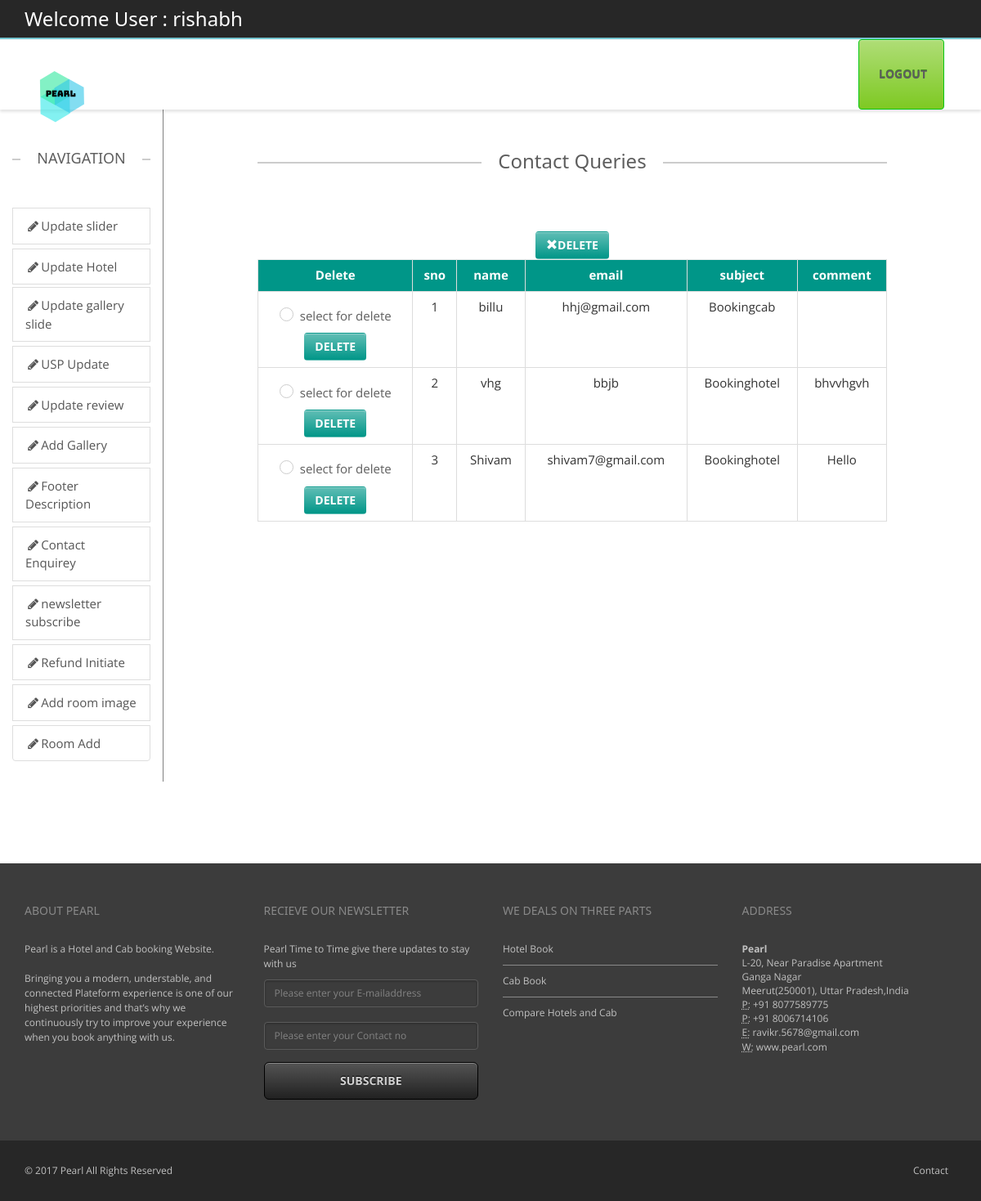
/backend/tables.php (signed in), run on the app's committed database.
### tables this page shows
CREATE TABLE `contactenquirey` (
  `sno` int(11) NOT NULL,
  `name` varchar(200) DEFAULT NULL,
  `email` varchar(200) DEFAULT NULL,
  `subject` varchar(100) DEFAULT NULL,
  `comment` varchar(600) DEFAULT NULL
);

### backend/tables.php (the view, shortened to what this page needs)
<?php
include("headeradmin.php");
include("navigation.php");?>
        <div class="col-sm-1 ">
        </div>
		<div class="col-sm-8">
        <div class="containe-fluid text-center" >
             <h3 class="lined-heading mt50">
            <span>
            Contact Queries
            </span>
        </h3>
        <?php   $con=mysqli_connect("localhost","id5740196_root","1234567890","id5740196_realhotel") or die("could not connect");
$res=mysqli_query($con,"Select * from contactenquirey") or die(mysqli_error($con));
if(mysqli_affected_rows($con)>0)
{
$colname=mysqli_fetch_fields($res);
echo"<form action='deletequery.php' method='post'>";?>
<?php echo"<br><button type='submit' class='btn w3-teal' >";
echo"<span class='glyphicon glyphicon-remove'>";
echo"</span>";
echo"Delete"."</button>";
echo"<div  style='overflow-x:auto;'><table border='1' class='table table-bordered table-hover' style='width:100%'>";
echo"<th class='w3-teal text-center'>Delete</th><th class='w3-teal text-center'>".$colname[0]->name."</th><th class='w3-teal text-center'>".$colname[1]->name."</th><th class='w3-teal text-center'>".$colname[2]->name."</th><th class='w3-teal text-center'>".$colname[3]->name."</th><th class='w3-teal text-center'>".$colname[4]->name."</th>";
while($row=mysqli_fetch_array($res))
{?>
<tr><td><div class="checkbox checkbox-info checkbox-circle">
<?php
echo"<input type='checkbox' name='ids[]' id='$row[0]' value='$row[0]' />"."<label for='$row[0]'>"."select for delete"."</label>"."</div>"."<a href='deletequery.php?id=$row[0]' class='btn w3-teal'>"."delete"."</a>"."</td><td>".$row[0]."</td><td>".$row[1]."</td><td>".$row[2]."</td><td>".$row[3]."</td><td>".$row[4]."</td></tr>";
}
 echo"</table></div>";
 echo"</form>";
}
?>
		</div>
		</div>
        <div class="col-sm-1">
        </div>
	</div>
</div>
<?php include("footer.php");?>

### backend/css/theme.css (style rules this page uses)
body { overflow-x: hidden; }
html, html a { -webkit-font-smoothing: antialiased !important; }
h1, h2, h3, h4, h5, h6, .h1, .h2, .h3, .h4, .h5, .h6 { font-family: "Open Sans", "Helvetica Neue", Helvetica, Arial, sans-serif; font-weight: 600; line-height: 1.1; color: #5e5e5e; }
h3, .h3 { font-size: 18px; }
.lined-heading { position: relative; margin-top: 0; margin-bottom: 50px; text-align: center; display: block; }
h1.lined-heading:before, h2.lined-heading:before, h3.lined-heading:before, h4.lined-heading:before, h5.lined-heading:before, h6.lined-heading:before { position: absolute; top: 50%; z-index: 1; display: block; width: 100%; height: 1px; border-top: 2px solid #ccc; content: ""; }
h1.lined-heading span, h2.lined-heading span, h3.lined-heading span, h4.lined-heading span, h5.lined-heading span, h6.lined-heading span { position: relative; z-index: 1; padding: 0 20px; background: #fff; display: inline-block; }
body ,.ui-widget, .revolution-starhotel { font-family: "Open Sans", "Helvetica Neue", Helvetica, Arial, sans-serif !important; font-size: 13px; }
a { text-decoration: none; -webkit-transition: color 0.2s ease-in; -moz-transition: color 0.2s ease-in; -ms-transition: color 0.2s ease-in; -o-transition: color 0.2s ease-in; transition: color 0.2s ease-in; }
.mt50 { margin-top: 50px; }
label { color: #5e5e5e; }
.btn { background: -moz-linear-gradient(top, rgba(255,255,255,0.38) 0%, rgba(255,255,255,0) 100%); background: -webkit-gradient(linear, left top, left bottom, color-stop(0%, rgba(255,255,255,0.38)), color-stop(100%, rgba(255,255,255,0))); background: -webkit-linear-gradient(top, rgba(255,255,255,0.38) 0%, rgba(255,255,255,0) 100%); background: -o-linear-gradient(top, rgba(255,255,255,0.38) 0%, rgba(255,255,255,0) 100%); background: -ms-linear-gradient(top, rgba(255,255,255,0.38) 0%, rgba(255,255,255,0) 100%); background: linear-gradient(to bottom, rgba(255,255,255,0.38) 0%, rgba(255,255,255,0) 100%); filter: progid:DXImageTransform.Microsoft.gradient( startColorstr='#61ffffff', endColorstr='#00ffffff', GradientType=0 ); color: #ffffff; -webkit-box-shadow: inset 0 1px 0 0 rgba(255,255,255,0.3); box-shadow: inset 0 1px 0 0 rgba(255,255,255,0.3); -webkit-transition: all 0.1s ease-in; -moz-transition: all 0.1s ease-in; -ms-transition: all 0.1s ease-in; -o-transition: all 0.1s ease-in; transition: all 0.1s ease-in; text-transform: uppercase; font-weight: bold; }
.table > thead > tr > th, .table > tbody > tr > th, .table > tfoot > tr > th, .table > thead > tr > td, .table > tbody > tr > td, .table > tfoot > tr > td { border-top: 1px solid #ebebeb; }

### backend/css/w3.css (style rules this page uses)
button,hr,input { overflow:visible }
html { box-sizing:border-box;-ms-text-size-adjust:100%;-webkit-text-size-adjust:100%;overflow-x:hidden }
*,:after,:before { box-sizing:inherit }
body { margin:0 }
a { background-color:transparent;-webkit-text-decoration-skip:objects;color:inherit }
button,input,select,textarea { font:inherit;margin:0 }
button,select { text-transform:none }
[type=reset],[type=submit],button,html [type=button] { -webkit-appearance:button }
body,html { font-family:Verdana,sans-serif;font-size:15px;line-height:1.5 }
h3 { font-size:24px }
h1,h2,h3,h4,h5,h6 { font-family:"Segoe UI",Arial,sans-serif;font-weight:400;margin:10px 0 }
.w3-hover-teal:hover,.w3-teal { color:#fff!important;background-color:#009688!important }

### backend/css/checkbox.css (style rules this page uses)
.checkbox { padding-left: 20px; }
.checkbox label { display: inline-block; vertical-align: middle; position: relative; padding-left: 5px; }
.checkbox label::before { content: ""; display: inline-block; position: absolute; width: 17px; height: 17px; left: 0; margin-left: -20px; border: 1px solid #cccccc; border-radius: 3px; background-color: #fff; -webkit-transition: border 0.15s ease-in-out, color 0.15s ease-in-out; -o-transition: border 0.15s ease-in-out, color 0.15s ease-in-out; transition: border 0.15s ease-in-out, color 0.15s ease-in-out; }
.checkbox label::after { display: inline-block; position: absolute; width: 16px; height: 16px; left: 0; top: 0; margin-left: -20px; padding-left: 3px; padding-top: 1px; font-size: 11px; color: #555555; }
.checkbox.checkbox-circle label::before { border-radius: 50%; }

### backend/css/colors/turquoise.css (style rules this page uses)
a { color: #75c5cf; }

### data on the page
contactenquirey: sno "1", name "billu", email "hhj@gmail.com", subject "Bookingcab"
contactenquirey: sno "2", name "vhg", email "bbjb", subject "Bookinghotel", comment "bhvvhgvh"
contactenquirey: sno "3", name "Shivam", email "shivam7@gmail.com", subject "Bookinghotel", comment "Hello"

### other printed values
$_SESSION['login_user'] "rishabh"
$colname[0]->name "sno"
$colname[1]->name "name"
$colname[2]->name "email"
$colname[3]->name "subject"
$colname[4]->name "comment"
